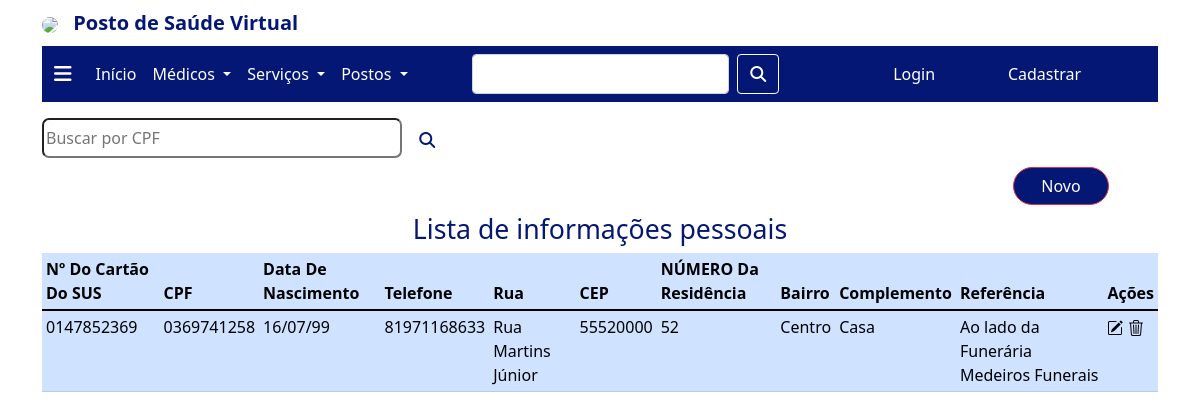
The page /agendarConsulta/ on the database its author committed.
### agendarConsulta/models.py (models this page shows, shortened)
class Pessoa(models.Model):
    numero_Do_Cartao_Do_SUS = models.CharField(max_length=256)
    cPF = models.CharField(max_length=256)
    data_De_Nascimento = models.DateField(null=True)
    telefone = models.CharField(max_length=256)
    rua = models.CharField(max_length=256)
    cEP = models.CharField(max_length=256)
    numero_Da_Residencia = models.CharField(max_length=256)
    bairro = models.CharField(max_length=256)
    complemento = models.CharField(max_length=256)
    referencia = models.TextField(max_length=256)

### agendarConsulta/views.py (the view)
# urls.py: path('', ListaPessoaView.as_view(), name='pessoa.index'),
class ListaPessoaView(ListView):
    model = Pessoa
    queryset =Pessoa.objects.all().order_by('cPF')
    def get_queryset(self):
        queryset = super().get_queryset();
        filtro_cPF =self.request.GET.get('cPF') or None
        if filtro_cPF:
            queryset = queryset.filter(cPF__contains=filtro_cPF)
        return queryset

### agendarConsulta/templates/agendarConsulta/pessoa_list.html (shortened to what this page needs)
{% extends 'menu.html' %}
{% block content %}
<form action="" method="get" class="form-busca">
    <input type="text" name="cPF" placeholder="Buscar por CPF" id="busca">
    <button id="botao-pesquisa" class="btn btn-outline-success" type="submit"><i class="fa-solid fa-magnifying-glass"></i></button>
</form>
<button class="btn btn-danger" id="botao-cadastrar-logar-sair-1" type="submit"><a href="{% url 'pessoa.novo' %}">Novo</a></button>
<div class="table-responsive">
    <h1> <center>Lista de informações pessoais</center></h1>
    <table class="table table-primary table-sm">
        <thead>
            <tr>
                <th>Nº Do Cartão Do SUS</th>
                <th>CPF</th>
                <th>Data De Nascimento</th>
                <th>Telefone</th>
                <th>Rua</th>
                <th>CEP</th>
                <th>NÚMERO Da Residência</th>
                <th>Bairro</th>
                <th>Complemento</th>
                <th>Referência</th>
                <th>Ações</th>
            </tr>
        </thead>
        <tbody>
            {% for pessoa in object_list %}
            <tr>
                <td>{{ pessoa.numero_Do_Cartao_Do_SUS }}</td>
                <td>{{ pessoa.cPF }}</td>
                <td>{{ pessoa.data_De_Nascimento|date:"d/m/y" }}</td>
                <td>{{ pessoa.telefone }}</td>
                <td>{{ pessoa.rua }}</td>
                <td>{{ pessoa.cEP }}</td>
                <td>{{ pessoa.numero_Da_Residencia }}</td>
                <td>{{ pessoa.bairro }}</td>
                <td>{{ pessoa.complemento }}</td>
                <td>{{ pessoa.referencia }}</td>
                <td>
                    <a href="{% url 'pessoa.editar' pessoa.pk %}"></a>
                    <a href="{% url 'pessoa.remover' pessoa.pk %}"></a>
                </td>
            </tr>
            {% endfor %}
        </tbody>
    </table>
</div>
{% endblock %}

### templates/menu.html (style rules this page uses)
input { background: none; height: 5vh; width: 30vw; border-radius: 7px 7px 7px 7px; }
.btn { background: none; color: #ffffff; }
#botao-cadastrar-logar-sair-1 { background-color: #051775; border-radius: 50px 50px 50px 50px; margin: 0.5em; margin-left: 87%; width: 8vw; }
.btn-outline-success { border-color: white; }

### agendarConsulta/templates/agendarConsulta/pessoa_list.html (style rules this page uses)
.form-busca { margin-top: 1em; }
#botao-pesquisa { color: #051775; }
a { text-decoration: none; color: #ffffff; }
table { background-color: #051775; }
thead { color:black; }
tbody { color: black; }
h1 { color: #051775; font-size: 20pt; }
.bi-pencil-square { color: black; }
.bi-trash3 { color: black; }

### rows shown on the page
Pessoa: numero_Do_Cartao_Do_SUS "0147852369", cPF "0369741258", data_De_Nascimento "16/07/99", telefone "81971168633", rua "Rua Martins Júnior", cEP "55520000", numero_Da_Residencia "52", bairro "Centro", complemento "Casa", referencia "Ao lado da Funerária Medeiros Funerais"
